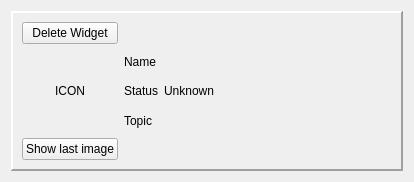
<?xml version="1.0" encoding="UTF-8"?>
<ui version="4.0">
 <class>CameraWidget</class>
 <widget class="QWidget" name="CameraWidget">
  <property name="geometry">
   <rect>
    <x>0</x>
    <y>0</y>
    <width>414</width>
    <height>182</height>
   </rect>
  </property>
  <property name="windowTitle">
   <string>Form</string>
  </property>
  <layout class="QGridLayout" name="gridLayout_3">
   <item row="0" column="0">
    <widget class="QFrame" name="frame">
     <property name="frameShape">
      <enum>QFrame::Panel</enum>
     </property>
     <property name="frameShadow">
      <enum>QFrame::Raised</enum>
     </property>
     <property name="lineWidth">
      <number>2</number>
     </property>
     <property name="midLineWidth">
      <number>0</number>
     </property>
     <layout class="QGridLayout" name="gridLayout_4" columnstretch="0">
      <item row="0" column="0">
       <layout class="QGridLayout" name="gridLayout_2" columnstretch="3,10">
        <item row="1" column="1">
         <layout class="QGridLayout" name="gridLayout">
          <item row="4" column="1">
           <widget class="QLabel" name="topic_text">
            <property name="text">
             <string/>
            </property>
           </widget>
          </item>
          <item row="4" column="0">
           <widget class="QLabel" name="topic_label">
            <property name="text">
             <string>Topic</string>
            </property>
           </widget>
          </item>
          <item row="2" column="1">
           <widget class="QLabel" name="status_text">
            <property name="text">
             <string>Unknown</string>
            </property>
           </widget>
          </item>
          <item row="2" column="0">
           <widget class="QLabel" name="status_label">
            <property name="text">
             <string>Status</string>
            </property>
           </widget>
          </item>
          <item row="1" column="1">
           <widget class="QLabel" name="name_text">
            <property name="text">
             <string/>
            </property>
           </widget>
          </item>
          <item row="1" column="0">
           <widget class="QLabel" name="name_label">
            <property name="text">
             <string>Name</string>
            </property>
           </widget>
          </item>
          <item row="4" column="2">
           <spacer name="horizontalSpacer">
            <property name="orientation">
             <enum>Qt::Horizontal</enum>
            </property>
            <property name="sizeHint" stdset="0">
             <size>
              <width>40</width>
              <height>20</height>
             </size>
            </property>
           </spacer>
          </item>
         </layout>
        </item>
        <item row="1" column="0">
         <widget class="QLabel" name="icon_label">
          <property name="minimumSize">
           <size>
            <width>75</width>
            <height>75</height>
           </size>
          </property>
          <property name="text">
           <string>ICON</string>
          </property>
          <property name="alignment">
           <set>Qt::AlignCenter</set>
          </property>
         </widget>
        </item>
        <item row="2" column="0">
         <widget class="QPushButton" name="show_btn">
          <property name="text">
           <string>Show last image</string>
          </property>
         </widget>
        </item>
        <item row="0" column="0">
         <widget class="QPushButton" name="delete_btn">
          <property name="text">
           <string>Delete Widget</string>
          </property>
         </widget>
        </item>
       </layout>
      </item>
     </layout>
    </widget>
   </item>
  </layout>
 </widget>
 <resources/>
 <connections/>
</ui>
